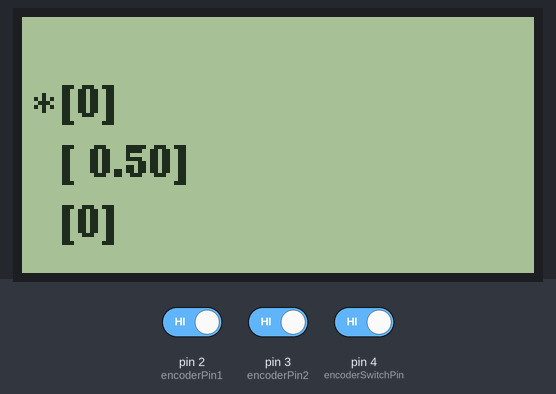
A sketch run on a simulated Arduino Uno, built with avr-gcc and run on an emulated ATmega328P. On the bench: 128×64 one-colour display. The test bench sets the inputs (shaded band); at power-on: pin 2 (encoderPin1) HIGH, pin 3 (encoderPin2) HIGH, pin 4 (encoderSwitchPin) HIGH.

Above: at 0.1 s.

The sketch:

U8g2Examples.ino
```cpp
#include <Arduino.h>
#include <SPI.h>
#include <U8g2lib.h>

// U8G2_SSD1306_128X64_NONAME_1_4W_SW_SPI u8g2(U8G2_R0, /* clock=*/ 13, /* data=*/ 11, /* cs=*/ 10, /* dc=*/ 9, /* reset=*/ 8);
U8G2_ST7920_128X64_F_SW_SPI u8g2(U8G2_R0, /* clock=*/ 15 /* A4 */ , /* data=*/ 17 /* A2 */, /* CS=*/ 16 /* A3 */, /* reset=*/ U8X8_PIN_NONE);

// <CODE GENERATED BY SCRIPT START>
// Nominal speeds array

char *speeds[] = { " 0.50", " 0.51", " 0.52", " 0.53", " 0.54", " 0.55", " 0.56", " 0.57", " 0.58", " 0.59", " 0.60", " 0.61", " 0.62", " 0.63", " 0.64", " 0.65", " 0.66", " 0.67", " 0.68", " 0.69",
" 0.70", " 0.71", " 0.72", " 0.73", " 0.74", " 0.75", " 0.76", " 0.77", " 0.78", " 0.79", " 0.80", " 0.81", " 0.82", " 0.83", " 0.84", " 0.85", " 0.86", " 0.87", " 0.88", " 0.89", " 0.90", " 0.91",
" 0.92", " 0.93", " 0.94", " 0.95", " 0.96", " 0.97", " 0.98", " 0.99", " 1.00", " 1.10", " 1.20", " 1.30", " 1.40", " 1.50", " 1.60", " 1.70", " 1.80", " 1.90", " 2.00", " 2.10", " 2.20", " 2.30",
" 2.40", " 2.50", " 2.60", " 2.70", " 2.80", " 2.90", " 3.00", " 3.10", " 3.20", " 3.30", " 3.40", " 3.50", " 3.60", " 3.70", " 3.80", " 3.90", " 4.00", " 4.10", " 4.20", " 4.30", " 4.40", " 4.50",
" 4.60", " 4.70", " 4.80", " 4.90", " 5.00", " 6.00", " 7.00", " 8.00", " 9.00", "10.00", "11.00", "12.00", "13.00", "14.00", "15.00", "16.00", "16.00", "18.00", "20.00", "22.00", "24.00", "27.00", "30.00" };

// Half frequencies array
unsigned int halffreq[] = { 37500, 36764, 36057, 35377, 34722, 34090, 33482, 32894, 32327, 31779, 31249, 30737, 30241, 29761, 29296, 28846, 28409, 27985, 27573, 27173, 26785, 26408, 26041, 25684, 25337, 24999,
24671, 24350, 24038, 23734, 23437, 23148, 22865, 22590, 22321, 22058, 21802, 21551, 21306, 21067, 20833, 20604, 20380, 20161, 19946, 19736, 19531, 19329, 19132, 18939, 18750, 17045, 15624, 14423, 13392,
12499, 11718, 11029, 10416, 9868, 9374, 8928, 8522, 8152, 7812, 7499, 7211, 6944, 6696, 6465, 6249, 6048, 5859, 5681, 5514, 5357, 5208, 5067, 4934, 4807, 4687, 4573, 4464, 4360, 4261, 4166, 4076, 3989,
3906, 3826, 3750, 3125, 2678, 2343, 2083, 1875, 1704, 1562, 1442, 1339, 1250, 1171, 1171, 1041, 937, 852, 781, 694, 625 };

// menu tracker
int iMTracker = 0;

// OUR GENERIC STRUCT
struct MenuItem
{
  int iAbsMin; // always 0 except for menu tracker, starting at one to avoid printer tracker itself
  // Do not go above 14 NB this is in case there is a slight offset in read values, e.g. initial absolute value jumps from 0 to 2. TODO investigate jumps of 3.
  //int iAbsMax; //  = (iEncStep * arrMax) + (iEncStep / 2); calculate
  //int arrMin; // should alway be 0
  int arrMax; // used to calculate iAbsMax
  volatile int lastEncoded;
  volatile long encoderValue;
  long lastEncoderValue;
  int encoded;
  byte xPos;
  byte yPos;
};

// Two menu items, first has two options, second has 4 options
// (iEncStep * arrMax) + (iEncStep / 2);
MenuItem menuItem[4] = {{4,3,3,4,4,0,10,10}, // magic numbers, start at array position 1
                       {0,1,0,0,0,0,10,25}, // on off
                       {0,108,0,0,0,0,10,40}, // speeds
                       {0,3,0,0,0,0,10,55}}; // cycles
                                             // up down
                                             // manual/prog

// array boundaries
int arrMin = 0;
int arrMax = 108;

// <CODE GENERATED BY SCRIPT ENDS>

// encode step size
int iEncStep = 4;

// Encoder limits - outside these do not increment or decrement encoder value
int iAbsMin = 0;
// Do not go above 14 NB this is in case there is a slight offset in read values, e.g. initial absolute value jumps from 0 to 2. TODO investigate jumps of 3.
int iAbsMax = (iEncStep * arrMax) + (iEncStep / 2);

// ENCODER HANDLER
#define encoderPin1 2
#define encoderPin2 3
int encoderSwitchPin = 4; //push button switch

volatile int lastEncoded = 0;
volatile long encoderValue = 0;
long lastEncoderValue = 0;
int encoded = 0;
// long lastencoderValue = 0;
// int lastMSB = 0;
// int lastLSB = 0;

// state machine
bool bOn = false;
bool bButtonReleased = true;
bool bButtonPushed = false;
// not really state machine, need to tidy up later
int iMenuIdx = 0;

/******************************

 Screw renderer

******************************/
void render(void) {
  // read state of digital pin
  char buf[15];

  u8g2.setFont(u8g2_font_ncenB08_tr);
  // Get asterisk position, stored as encoder value in first MenuItem struct
  int iMit = GetMenuIndexTrack();
  int menuArraySize = sizeof(menuItem) / sizeof(menuItem[0]);
  for(int i = 0; i < menuArraySize; i++)
  {
    switch(i)
    {
      case 1:
            sprintf(buf, "[%d]", (menuItem[i].encoderValue / iEncStep));
            u8g2.drawStr( menuItem[i].xPos, menuItem[i].yPos, buf);
            break;
      case 2:
            sprintf(buf, "[%s]", speeds[(menuItem[i].encoderValue / iEncStep)]);
            // speeds[(menuItem[i].encoderValue / iEncStep)]
            u8g2.drawStr( menuItem[i].xPos, menuItem[i].yPos, buf);
            break;
      case 3:
            sprintf(buf, "[%d]", (menuItem[i].encoderValue / iEncStep));
            u8g2.drawStr( menuItem[i].xPos, menuItem[i].yPos, buf);
            break;
      case 0:
        break;
    }
    // sprintf(buf, "[%d]", (menuItem[i].encoderValue / iEncStep));
    // u8g2.drawStr( menuItem[i].xPos, menuItem[i].yPos, buf);
    // if this is the current active item, print an asterisk to denote state
    if(i == (menuItem[0].encoderValue / iEncStep))
    {
      // TODO make offsets variables
      u8g2.drawStr( menuItem[i].xPos - 7, menuItem[i].yPos + 2, "*");
    }
  }
  // debug encoded values
//  sprintf(buf, "1: [%d]", menuItem[0].lastEncoded);
//  u8g2.drawStr(70, 10, buf);
//  sprintf(buf, "2: [%d]", menuItem[0].encoderValue);
//  u8g2.drawStr(70, 20, buf);
//  sprintf(buf, "2: [%d]", menuItem[0].lastEncoderValue);
//  u8g2.drawStr(70, 30, buf);
//  sprintf(buf, "2: [%d]", menuItem[0].encoded);
//  u8g2.drawStr(70, 40, buf);
//  if(digitalRead(encoderSwitchPin) == 0) // active low
//  {
//    sprintf(buf, "[%d]", (menuItem[0].encoderValue / iEncStep));
//    u8g2.drawStr( 70, 20, buf);
//  }
  // debug button press
//  sprintf(buf, "%d ",digitalRead(encoderSwitchPin));
  //u8g2.drawStr( 70, 40, (bOn == true ? "On" : "Off"));
//  // debug button press
//  sprintf(buf, "%d ",digitalRead(encoderSwitchPin));
//  u8g2.drawStr( 100, 20, (bButtonPushed == true ? "P: 1" : "P: 0"));
// // debug button press
//  sprintf(buf, "%d ",digitalRead(encoderSwitchPin));
//  u8g2.drawStr( 100, 40, (bOn ? "On" : "Off"));
//  // debug button press
//  sprintf(buf, "%d ",digitalRead(encoderSwitchPin));
//  u8g2.drawStr( 100, 60, buf);
}

void pushedButton(void)
{
  static int buttonPushCounter = 1;   // counter for the number of button presses
  static int buttonState = 1;         // current state of the button - active low
  static int lastButtonState = 1;     // previous state of the button - active low
  // read the pushbutton input pin:
  buttonState = digitalRead(encoderSwitchPin);
  // compare the buttonState to its previous state
  if (buttonState != lastButtonState)
  {
    // if the state has changed, increment the counter
    if (buttonState == LOW) {
      buttonPushCounter++;
    }
    if (buttonPushCounter == 3)
    {
      // reset, maybe less computation than taking remainder of large integer
      buttonPushCounter = 1;
    }
    delay(50);
  }
  lastButtonState = buttonState;
  if (buttonPushCounter % 2 == 0) {
    bOn = true;
    SetMenuIndexTrack(bOn);
  } else {
    bOn = false;
    SetMenuIndexTrack(bOn);
  }
}


// updateEncoder
/**************************************
 * Keep track of what index is being updated
 * Possible options
 * 1. Position of active control is being updated
 * update relevant index
 * 2. Control has been selected and is being updated
 * update relevantindex
 * TODO each control will have unique min and max pairs
 */

void SetMenuIndexTrack(bool bOn)
{
  if(bOn == true)
  {
    // Change value of highlighted menu option
    iMenuIdx = menuItem[0].encoderValue / iEncStep;
  } else
  {
    // change between menus
    iMenuIdx = 0; // menuItem[0].encoderValue / iEncStep;
  }
}

int GetMenuIndexTrack()
{
  return iMenuIdx; // menuItem[0].encoderValue / iEncStep;
}

void updateEncoder(){
  int MSB = digitalRead(encoderPin1); //MSB = most significant bit
  int LSB = digitalRead(encoderPin2); //LSB = least significant bit
  // check if rotary encoder has been pushed
  // pushedButton();
  // get array we are tracking
  int iMit = GetMenuIndexTrack();
  int iAbsMax = (iEncStep * menuItem[iMit].arrMax) + (iEncStep / 2);
  encoded = (MSB << 1) |LSB;
  //converting the 2 pin value to single number
  int sum = (menuItem[iMit].lastEncoded << 2) | encoded;
  //adding it to the previous encoded value
  if(sum == 0b1101 || sum == 0b0100 || sum == 0b0010 || sum == 0b1011){
    if(menuItem[iMit].encoderValue < iAbsMax) {
      menuItem[iMit].encoderValue++;
    }
  }
  if(sum == 0b1110 || sum == 0b0111 || sum == 0b0001 || sum == 0b1000){
    if(menuItem[iMit].encoderValue > menuItem[iMit].iAbsMin) {
      menuItem[iMit].encoderValue--;
    }
  }
  // used for bitwise operations
  menuItem[iMit].lastEncoded = encoded;
  // update index
  if(menuItem[iMit].lastEncoderValue != menuItem[iMit].encoderValue) {
    menuItem[iMit].lastEncoderValue = menuItem[iMit].encoderValue;
  }
}

void setup(void) {
  u8g2.begin();

  // Encoder pins
  pinMode(encoderPin1, INPUT);

  pinMode(encoderPin2, INPUT);
  pinMode(encoderSwitchPin,  INPUT);

  digitalWrite(encoderPin1, HIGH); //turn pullup resistor on
  digitalWrite(encoderPin2, HIGH); //turn pullup resistor on
  digitalWrite(encoderSwitchPin,  HIGH); //turn pullup resistor on

  // Encoder interrupts
  attachInterrupt(0, updateEncoder, CHANGE);
  attachInterrupt(1, updateEncoder, CHANGE);
}

void loop(void) {
  u8g2.firstPage();
  do {
    pushedButton();
    render();
  } while ( u8g2.nextPage() );
  // delay(50);
}
```
